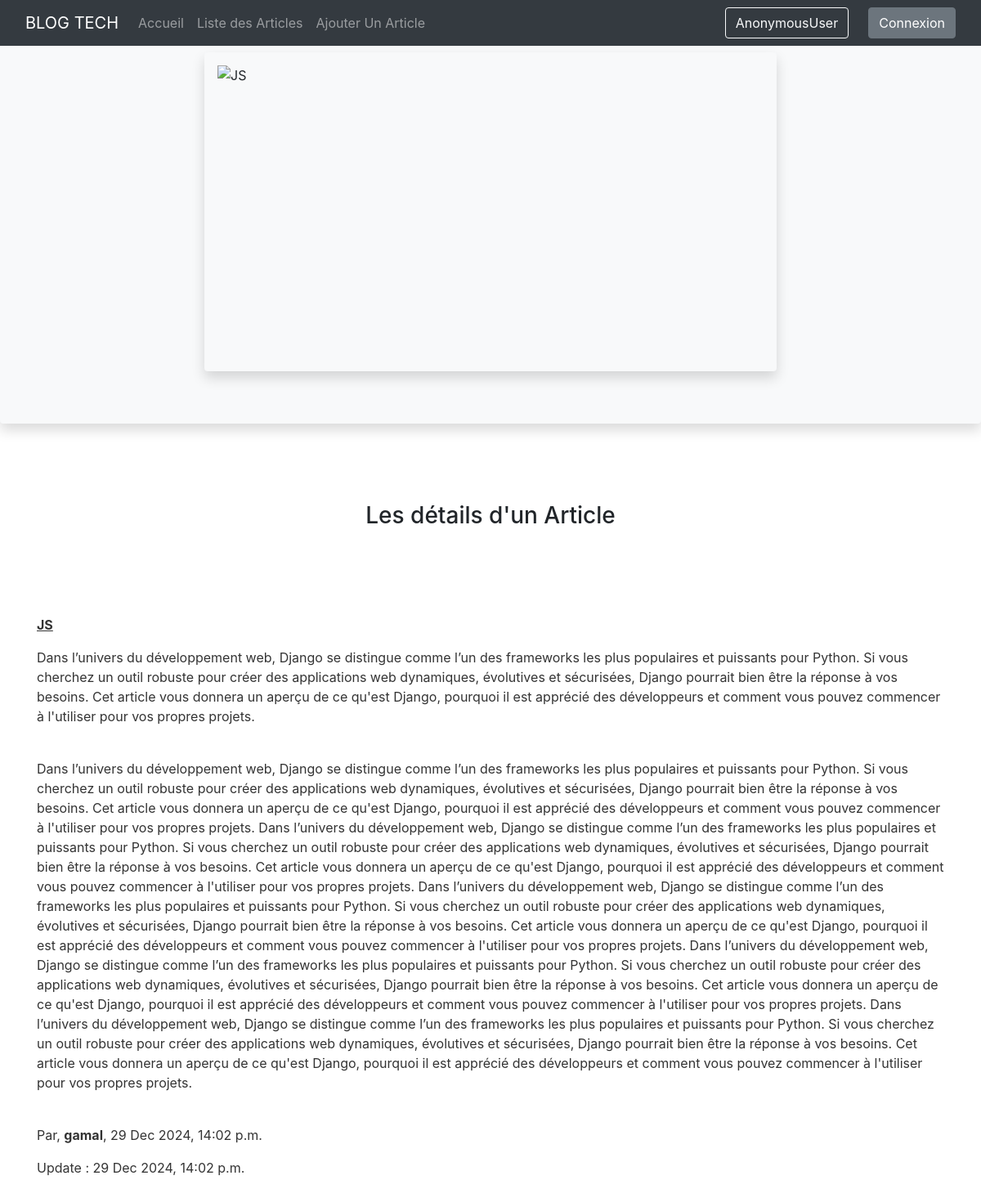
Page /blog/details/34/ on the committed database.
### blog/models.py (models this page shows, shortened)
class Article(models.Model):
  title = models.CharField(max_length=100)
  summary = models.TextField(max_length=500)
  content = models.TextField()
  author = models.ForeignKey(User, on_delete=models.CASCADE, default=1)
  date_create = models.DateTimeField(auto_now_add=True)
  date_updat = models.DateTimeField(auto_now=True)
  image = CloudinaryField('image', null=True) #cloudinary

### blog/views.py (the view)
# urls.py: path('details/<int:id>/', views.details_views, name="page2"),
def details_views(request, id):
  article = get_object_or_404(Article, id=id)
  return render(request, "page_s/details_article.html", {"article":article})

### templates/page_s/details_article.html (shortened to what this page needs)
{% extends "base.html" %}
{% block content %}
{% include 'partials/navbar.html' %}
<div class="contai mb-5 mt-5">
  <div class="image-details shadow p-3 mb-5 bg-body-tertiary rounded">
    {% if article.image %}
      <img src="{{ article.image.url }}" alt="{{ article.title }}" class="img-fluid p-0 shadow p-3 mb-5 bg-body-tertiary rounded" style="width: 700px; height: 390px">
    {% else %}
      <p>Pas d'image</p>
    {% endif %}
  </div>
  <div class="pb-5">
    <h3 class="text-center pt-5">Les détails d'un Article</h3>
  </div>
  <div class="container">
    <div class="pt-5">
      <p><u><b> {{ article.title }} </b></u></p>
      <p>{{ article.summary }}</p></br>
      <p>{{ article.content }}</p></br>
      <p>Par, <strong>{{ article.author }}</strong>, {{ article.date_create|date:"d M Y, H:i a" }}
      <p>Update : {{ article.date_updat|date:"d M Y, H:i a" }}</p></br>
    </div>
  </div>
</div>
{% endblock %}

### static/css/style.css (style rules this page uses)
body { background: white; }
.image-details { display: flex; justify-content: center; align-items: center; height: 50%; }
.image-details img { width: 55%; height: 50%; margin: auto; }
p { color: rgba(0, 0, 0, 0.801); }

### rows in the picture
Article: title "JS", summary "Dans l’univers du développement web, Django se distingue comme l’un des frameworks les plus populaires et puissants pour Python. Si vous cherchez un outil robuste pour créer des applications web dynamiques, évolutives et sécurisées, Django pourrait bien être la réponse à vos besoins. Cet article vous donnera un aperçu de ce qu'est Django, pourquoi il est apprécié des développeurs et comment vous pouvez commencer à l'utiliser pour vos propres projets.", content "Dans l’univers du développement web, Django se distingue comme l’un des frameworks les plus populaires et puissants pour Python. Si vous cherchez un outil robuste pour créer des applications web dynamiques, évolutives et sécurisées, Django pourrait bien être la réponse à vos besoins. Cet article vous donnera un aperçu de ce qu'est Django, pourquoi il est apprécié des développeurs et comment vous pouvez commencer à l'utiliser pour vos propres projets. Dans l’univers du développement web, Django se distingue comme l’un des frameworks les plus populaires et puissants pour Python. Si vous cherchez un outil robuste pour créer des applications web dynamiques, évolutives et sécurisées, Django…", author "gamal", date_create "29 Dec 2024, 14:02 p.m.", date_updat "29 Dec 2024, 14:02 p.m."

### other values in the picture
{{ user }} "AnonymousUser"
